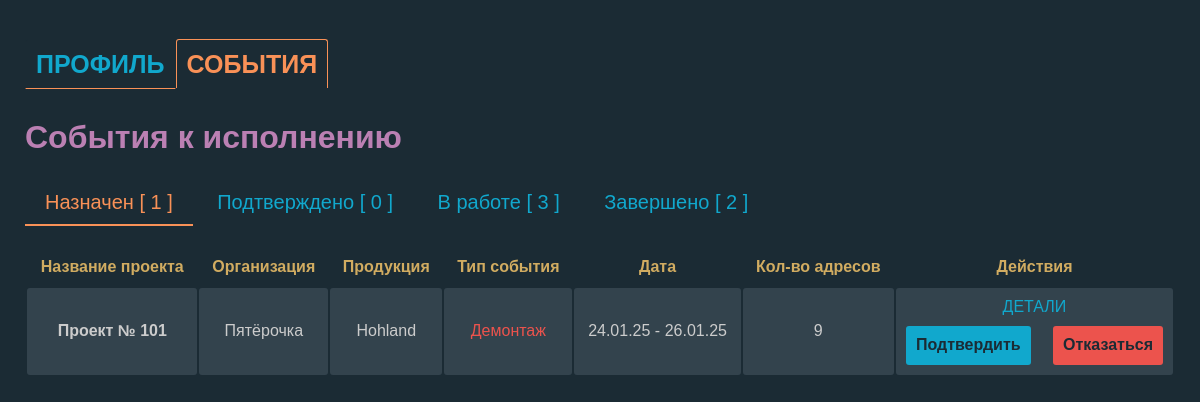
The page /projects/assigned-events/ (signed in) on the database as committed earlier.
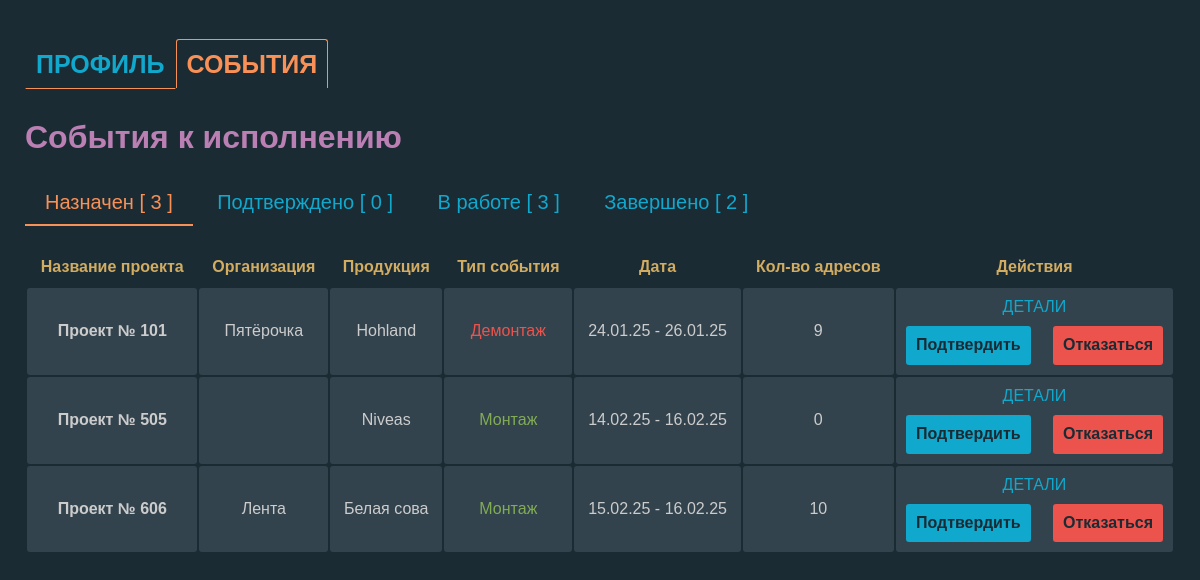
The same page on the database as committed later.
### projects/models.py (models this page shows, shortened)
class Event(models.Model):
    EVENT_TYPES = (
        ('montage', 'Монтаж'),
        ('audit', 'Аудит'),
        ('dismantle', 'Демонтаж'),
    )
    STATUS_CHOICES = [
        ('created', 'Создано'),
        ('assigned', 'Назначено'),
        ('in_progress', 'В работе'),
        ('completed', 'Завершено'),
    ]
    project = models.ForeignKey(Project, related_name='events', on_delete=models.CASCADE)
    event_type = models.CharField(choices=EVENT_TYPES, max_length=20)
    status = models.CharField(max_length=11, choices=STATUS_CHOICES, default='created')
    description = models.TextField(blank=True)
    photo_count = models.IntegerField()
    event_date = models.DateField()
    duration_days = models.IntegerField()
    assigned_users = models.ManyToManyField(User, through='EventUser', blank=True, related_name='events_as_assignee')
    def due_date(self):
        return self.event_date + timezone.timedelta(days=self.duration_days)

class Project(models.Model):
    user = models.ForeignKey(User, on_delete=models.CASCADE)  # Убрали null=True
    name = models.CharField(max_length=255)
    description = models.TextField(blank=True)
    excel_file = models.FileField(upload_to='excel/', null=True, blank=True)
    organization = models.CharField(max_length=255, blank=True, null=True)  # Новое поле
    product = models.CharField(max_length=255, blank=True, null=True)  # Новое поле

### projects/views.py (the view)
# urls.py: path('assigned-events/', views.assigned_events_list, name='assigned_events_list'),
@login_required
def assigned_events_list(request):
    current_user = request.user
    event_users_by_status = {
        'assigned': EventUser.objects.filter(user=current_user, status='assigned').order_by('event__event_date'),
        'confirmed': EventUser.objects.filter(user=current_user, status='confirmed').order_by('event__event_date'),
        'in_progress': EventUser.objects.filter(user=current_user, status='in_progress').order_by('event__event_date'),
        'completed': EventUser.objects.filter(user=current_user, status='completed').order_by('event__event_date'),
    }
    event_data_by_status = {}
    status_display_map = dict(EventUser.STATUS_CHOICES)
    manager_api_key = None
    for status, events in event_users_by_status.items():
        status_display = status_display_map.get(status, status)
        event_data_by_status[status] = {
            'display': status_display,
            'count': events.count(),
            'events': [
                (e.event, e.event.addresses.filter(assigned_user=current_user).count())
                for e in events
            ]
        }
        if manager_api_key is None and events.exists():
            first_event = events.first().event
            manager_api_key = first_event.project.user.profile.api_key
    in_progress_addresses = []
    in_progress_count = 0
    if 'in_progress' in event_users_by_status:
        in_progress_events = event_users_by_status['in_progress']
        in_progress_count = in_progress_events.count()  # Получаем количество событий 'in_progress'
        for event_user in in_progress_events:
            event_addresses = event_user.event.addresses.filter(assigned_user=current_user)
            in_progress_addresses.extend(event_addresses)
    return render(request, 'projects/assigned_events_list.html', {
        'event_data_by_status': event_data_by_status,
        'in_progress_addresses': in_progress_addresses if in_progress_addresses else None,
        'manager_api_key': manager_api_key,  # Передаем API ключ менеджера
        'in_progress_count': in_progress_count,  # Передаем count в шаблон
    })

### projects/templates/projects/assigned_events_list.html (shortened to what the changed rows need)
<!DOCTYPE html>
<html lang="ru_RU">
<head>
    {% load static %}
    <link rel="stylesheet" href="{% static 'css/normalize.css' %}">
    <link rel="stylesheet" href="{% static 'css/styles.css' %}">
    <link rel="stylesheet" href="{% static 'css/assigned-events-list.css' %}">
</head>
<body class="page">
    <main class="assigned-events__content">
        <h1 class="page__title">События к исполнению</h1>
        <div id="tabs">
            {% for status, data in event_data_by_status.items %}
                <div class="tab {% if forloop.first %}active{% endif %}" data-status="{{ status }}">
                    {{ data.display }} [ {{ data.count }} ]
                </div>
            {% endfor %}
        </div>
        <div id="tab-contents">
            {% for status, data in event_data_by_status.items %}
            <div class="tab-content {% if forloop.first %}active{% endif %}" id="content-{{ status }}">
                <table class="assigned-events__table">
                    {% if data.events %}
                        <thead class="assigned-events__table-thead">
                            <tr class="assigned-events__table-thead-tr">
                                <th class="assigned-events__table-thead-th">Название проекта</th>
                                <th class="assigned-events__table-thead-th">Организация</th>
                                <th class="assigned-events__table-thead-th">Продукция</th>
                                <th class="assigned-events__table-thead-th">Тип события</th>
                                <th class="assigned-events__table-thead-th">Дата</th>
                                <th class="assigned-events__table-thead-th">Кол-во адресов</th>
                                <th class="assigned-events__table-thead-th">Действия</th>
                            </tr>
                        </thead>
                    {% endif %}
                    <tbody class="assigned-events__table-tbody">
                        {% for event, assigned_address_count in data.events %}
                            <tr class="assigned-events__table-tbody-tr" data-url="{% url 'event_detail' event.id %}">
                                <td class="assigned-events__table-td"><strong>{{ event.project.name }}</strong></td>
                                <td class="assigned-events__table-td">{{ event.project.organization }}</td>
                                <td class="assigned-events__table-td">{{ event.project.product }}</td>
                                <td class="assigned-events__table-td
                                    {% if event.get_event_type_display == 'Монтаж' %} event-type--montage
                                    {% elif event.get_event_type_display == 'Аудит' %} event-type--audit
                                    {% elif event.get_event_type_display == 'Демонтаж' %} event-type--demontage
                                    {% endif %}">
                                    {{ event.get_event_type_display }}
                                </td>
                                <td class="assigned-events__table-td">{{ event.event_date|date:"d.m.y" }} - {{ event.due_date|date:"d.m.y" }}</td>
                                <td class="assigned-events__table-td">{{ assigned_address_count }}</td>
                                <td class="assigned-events__table-td">
                                    <a class="assigned-events__table-td-link" href="{% url 'event_detail' event.id %}">Детали</a>
                                    {% if status == 'assigned' %}
                                    <div class="assigned-events__table-td-btns">
                                        <button type="button" class="confirm-btn btn" data-event-id="{{ event.id }}" data-user-id="{{ request.user.id }}">Подтвердить</button>
                                        <form action="{% url 'event_remove' event.id %}" method="post" class="remove-form">
                                            <button type="button" class="remove-btn btn" data-event-name="{{ event.project.name }}" data-event-type="{{ event.get_event_type_display }}">Отказаться</button>
                                        </form>
                                    </div>
                                    {% endif %}
                                </td>
                            </tr>
                            {% empty %}
                            <tr>
                                <td colspan="7">Нет событий со статусом "{{ data.display|lower }}".</td>
                            </tr>
                        {% endfor %}
                    </tbody>
                </table>
            </div>
            {% endfor %}
        </div>
    </main>
</body>
</html>

Rows that differ between the two databases and show on the page:
added Event: project.name "Проект № 505", project.product "Niveas", event_type "Монтаж", event_date "14.02.25", due_date "16.02.25", assigned_address_count "0"
added Event: project.name "Проект № 606", project.organization "Лента", project.product "Белая сова", event_type "Монтаж", event_date "15.02.25", due_date "16.02.25", assigned_address_count "10"
Other text that changed with them:
new list line: "Назначен [ 3 ]"
list line gone: "Назначен [ 1 ]"
